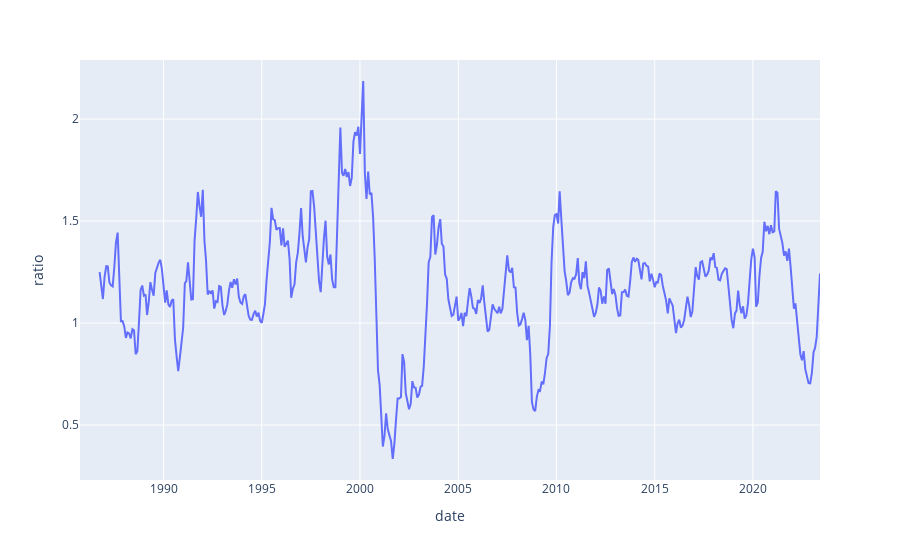

Notebook code for this chart:
### Code cell
fig = px.line(
    df_ratio, x="date", y="ratio",
    )
fig.show()

### Figure 1 — Plotly figure (JSON) as saved in the notebook; plotly's stock layout.template omitted (floating-point values rounded to 4 significant figures; data arrays with more than 128 entries replaced by an {"elided": "..."} marker saying what was removed)
{"data": [{"hovertemplate": "date=%{x}<br>ratio=%{y}<extra></extra>", "legendgroup": "", "line": {"color": "#636efa", "dash": "solid"}, "marker": {"symbol": "circle"}, "mode": "lines", "name": "", "orientation": "v", "showlegend": false, "type": "scatter", "x": {"elided": "453 str values"}, "xaxis": "x", "y": {"elided": "453 float values"}, "yaxis": "y"}], "layout": {"legend": {"tracegroupgap": 0}, "margin": {"t": 60}, "xaxis": {"anchor": "y", "domain": [0, 1], "title": {"text": "date"}}, "yaxis": {"anchor": "x", "domain": [0, 1], "title": {"text": "ratio"}}}}
